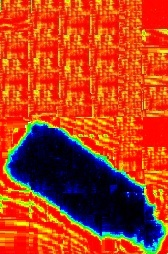
%> input picture Image Edge Detection/Bottlesimple.jpg, 168 x 254 px
$ octave plate_edge_detect.m   (GNU Octave 9; MATLAB toolbox functions it lacks are replaced by stand-ins)
%> lines starting %> are read from the running program, lines starting %| are printed output that depends on the picture; in (x1, y1, x2, y2) boxes, pixels count from 0 and x2, y2 are one past the last pixel; in counts of white or black regions, pixels touching at a corner belong together; the program's own positions count from 1
### Image Edge Detection/nearest_neighbourhood.m
function adjusted_image = nearest_neighbourhood(compute_whole_image, number_of_nn)
%NN Summary of this function goes here
[x,y] = size(compute_whole_image);

adjusted_image = zeros(x, y);
compute_whole_image = (compute_whole_image - min(abs(compute_whole_image(:)))) / (max(abs(compute_whole_image(:))) - min(abs(compute_whole_image(:))) );

%   Detailed explanation goes here
adjusted_image(1:number_of_nn, 1:end) = compute_whole_image(1:number_of_nn, 1:end);
adjusted_image(1:end, 1:number_of_nn) = compute_whole_image(1:end, 1:number_of_nn);
adjusted_image(x-1:x, 1:end) = compute_whole_image(x-1:x, 1:end);
adjusted_image(1:end, y-1:y) = compute_whole_image(1:end, y-1:y);

    for l = number_of_nn+1:x-number_of_nn
        for m = number_of_nn+1:y-number_of_nn
            if(number_of_nn==2)
%                 v = [-2 -1 0 1 2];
%                 C(1:10,1:2) = combntns(v, 2);
%                 C(11:20,1:2) = combntns(-1*v, 2);

                adjusted_image(l,m) = compute_whole_image(l, m)+ ...
                                      compute_whole_image(l, m+1)+ ...
                                      compute_whole_image(l, m+2)+ ...
                                      compute_whole_image(l, m-1)+ ...
                                      compute_whole_image(l, m-2)+ ...
                                      compute_whole_image(l-2, m-2)+ ...
                                      compute_whole_image(l-2, m)+ ...
                                      compute_whole_image(l-2, m+1)+ ...
                                      compute_whole_image(l-2, m+2)+ ...
                                      compute_whole_image(l-2, m-1)+ ...
                                      compute_whole_image(l-1, m-1)+ ...
                                      compute_whole_image(l-1, m)+ ...
                                      compute_whole_image(l-1, m-2)+ ...
                                      compute_whole_image(l-1, m+2)+ ...
                                      compute_whole_image(l-1, m+1)+ ...
                                      compute_whole_image(l+1, m+2)+ ...
                                      compute_whole_image(l+1, m-2)+ ...
                                      compute_whole_image(l+1, m+1)+ ...
                                      compute_whole_image(l+1, m)+ ...
                                      compute_whole_image(l+1, m-1)+ ...
                                      compute_whole_image(l+2, m)+ ...
                                      compute_whole_image(l+2, m+2)+ ...
                                      compute_whole_image(l+2, m+1)+ ...
                                      compute_whole_image(l+2, m-2)+ ...
                                      compute_whole_image(l+2, m-1);
            end
            if(number_of_nn==3)


%                 v = [-3 -2 -1 0 1 2 3];
%                 C(1:21,1:2) = combntns(v, 2);
%                 C(22:43,1:2) = combntns(-1*v, 2);

                adjusted_image(l,m) = compute_whole_image(l, m)+ ...
                                      compute_whole_image(l, m+1)+ ...
                                      compute_whole_image(l, m+2)+ ...
                                      compute_whole_image(l, m-1)+ ...
                                      compute_whole_image(l, m-2)+ ...
                                      compute_whole_image(l-2, m-2)+ ...
                                      compute_whole_image(l-2, m)+ ...
                                      compute_whole_image(l-2, m+1)+ ...
                                      compute_whole_image(l-2, m+2)+ ...
                                      compute_whole_image(l-2, m-1)+ ...
                                      compute_whole_image(l-1, m-1)+ ...
                                      compute_whole_image(l-1, m)+ ...
                                      compute_whole_image(l-1, m-2)+ ...
                                      compute_whole_image(l-1, m+2)+ ...
                                      compute_whole_image(l-1, m+1)+ ...
                                      compute_whole_image(l+1, m+2)+ ...
                                      compute_whole_image(l+1, m-2)+ ...
                                      compute_whole_image(l+1, m+1)+ ...
                                      compute_whole_image(l+1, m)+ ...
                                      compute_whole_image(l+1, m-1)+ ...
                                      compute_whole_image(l+2, m)+ ...
                                      compute_whole_image(l+2, m+2)+ ...
                                      compute_whole_image(l+2, m+1)+ ...
                                      compute_whole_image(l+2, m-2)+ ...
                                      compute_whole_image(l+2, m-1)+...
                                      compute_whole_image(l-3, m-3)+...
                                      compute_whole_image(l-2, m-3)+ ...
                                      compute_whole_image(l-1, m-3)+ ...
                                      compute_whole_image(l, m-3)+ ...
                                      compute_whole_image(l+1, m-3)+ ...
                                      compute_whole_image(l+2, m-3)+ ...
                                      compute_whole_image(l+3, m-3)+ ...
                                      compute_whole_image(l+3, m-2)+ ...
                                      compute_whole_image(l+3, m-1)+ ...
                                      compute_whole_image(l+3, m)+ ...
                                      compute_whole_image(l+3, m+1)+ ...
                                      compute_whole_image(l+3, m)+ ...
                                      compute_whole_image(l+3, m+1)+ ...
                                      compute_whole_image(l+3, m+2)+ ...
                                      compute_whole_image(l+3, m+3)+ ...
                                      compute_whole_image(l+2, m+3)+ ...
                                      compute_whole_image(l+1, m+3)+ ...
                                      compute_whole_image(l,m+3)+ ...
                                      compute_whole_image(l-1, m+3)+ ...
                                      compute_whole_image(l-2, m+3)+ ...
                                      compute_whole_image(l-3, m+3)+ ...
                                      compute_whole_image(l-3, m+2)+ ...
                                      compute_whole_image(l-3, m+1)+ ...
                                      compute_whole_image(l-3, m)+ ...
                                      compute_whole_image(l-3, m-1)+ ...
                                      compute_whole_image(l-3, m-2);
            end
        end
    end

end

### Image Edge Detection/rms_with_nn.m
function next_img = rms_with_nn( image,  number_of_nn)

[x,y] = size(image);
new_img = zeros(x, y);
next_img = zeros(x, y);


image = (image - min(abs(image(:)))) / (max(abs(image(:))) - min(abs(image(:))) );

new_img(1:number_of_nn, 1:end) = image(1:number_of_nn, 1:end);
new_img(1:end, 1:number_of_nn) = image(1:end, 1:number_of_nn);
new_img(x-1:x, 1:end) = image(x-1:x, 1:end);
new_img(1:end, y-1:y) = image(1:end, y-1:y);


next_img(1:number_of_nn, 1:end) = image(1:number_of_nn, 1:end);
next_img(1:end, 1:number_of_nn) = image(1:end, 1:number_of_nn);
next_img(x-1:x, 1:end) = image(x-1:x, 1:end);
next_img(1:end, y-1:y) = image(1:end, y-1:y);

for mat_gen_ind= (-1*number_of_nn): 1 : number_of_nn
    mat_gen{mat_gen_ind+number_of_nn+1} = mat_gen_ind;
end
    mat_generated = cell2mat(mat_gen);

combos = combntns(mat_generated, 2);
[f,g] = size(combos);
C(1:f,1:2) = combntns(mat_generated, 2);
C(f+1:f*2,1:2) = combntns(-1*mat_generated, 2);
for num_gen_ind= (-1*number_of_nn): 1 : number_of_nn
C(f*2+num_gen_ind+number_of_nn+1, 1:2) = [num_gen_ind num_gen_ind];
end

[a,b] = size(C);

% sqr = image(4+(C(ind, 1)), m+(C(ind, 2))).^2
initial_sum = zeros(x-number_of_nn, y-number_of_nn);

for l = number_of_nn+1:x-number_of_nn
    for m = number_of_nn+1:y-number_of_nn
            for ind = 1:a
                new_img(l,m) = image(l+(C(ind, 1)), m+(C(ind, 2))).^2 + initial_sum(x-number_of_nn, y-number_of_nn);
                initial_sum(x-number_of_nn, y-number_of_nn) = new_img(l,m);
            end
        initial_sum = zeros(x-number_of_nn, y-number_of_nn);
    end
end

next_img = sqrt(new_img/a);


end

### Image Edge Detection/plate_edge_detect.m
% close all
% clear all
% data = imread('plate1.jpg');
data = imread('Bottlesimple.jpg');
%> data is the input picture: size 254x168x3 uint8; mean R, G, B 181.7, 63.2, 29.3
% [10 lines of commented-out code are left out]
[x,y, z] = size(data);
%> x = 254; y = 168; z = 3
add_image = 0;
for j = 1:x
    for k = 1:y
        for i = 1:z
             compute_whole_image(j, k) = data(j, k, i)+add_image;
             add_image = compute_whole_image(j, k)/z;
        end
    end
end
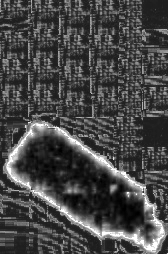
%> compute_whole_image: size 254x168 uint8; min 0, max 255, mean 71.1


% figure(1),imshow(compute_whole_image);

[Gmag1,Gdir1] = imgradient(compute_whole_image);
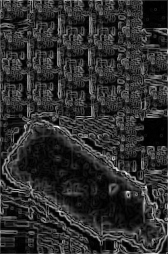
%> Gmag1: size 254x168 double; min 0, max 838.7, mean 154.1; drawn with min black and max white
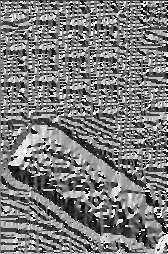
%> Gdir1: size 254x168 double; min -180, max 179.8, mean -5; drawn with min black and max white
% figure(2),imshow(Gmag1, []);
% figure(3),imshow(Gdir, []);

level = multithresh(compute_whole_image);
%> level = 93
% Segment the image into two regions using imquantize , specifying the threshold level returned by multithresh .

seg_compute_whole_image = imquantize(compute_whole_image,level);
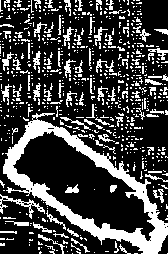
%> seg_compute_whole_image: size 254x168 double; values 1 (black) and 2 (white), 26.2% white; 702 white regions (609 under 20 px), largest, box (x1, y1, x2, y2) and area: (3, 113, 168, 254) 4646, (0, 194, 45, 219) 238, (148, 48, 168, 60) 86
% figure(4)
% imshow(seg_compute_whole_image,[])


%Correction in image w.r.t. neighbourhood with 2 nearest neighbours
adjusted_image_2 = nearest_neighbourhood(seg_compute_whole_image, 2);
%> in nearest_neighbourhood, `adjusted_image(1:number_of_nn, 1:end) = compute_whole_image(1:number_o..`: adjusted_image: size 254x168 double; values 0 (black) and 1 (white), 0.22% white in thin lines or dots, all inside (x1, y1, x2, y2) = (0, 0, 140, 2)
%> in nearest_neighbourhood, `adjusted_image(1:end, 1:number_of_nn) = compute_whole_image(1:end, 1:n..`: adjusted_image: size 254x168 double; values 0 (black) and 1 (white), 0.47% white in thin lines or dots, all inside (x1, y1, x2, y2) = (0, 0, 140, 246)
%> in nearest_neighbourhood, `adjusted_image(x-1:x, 1:end) = compute_whole_image(x-1:x, 1:end);`: adjusted_image: size 254x168 double; values 0 (black) and 1 (white), 0.64% white in thin lines or dots
%> in nearest_neighbourhood, `adjusted_image(1:end, y-1:y) = compute_whole_image(1:end, y-1:y);`: adjusted_image: size 254x168 double; values 0 (black) and 1 (white), 0.88% white in thin lines or dots
%> after the loop in nearest_neighbourhood, `for l = number_of_nn+1:x-number_of_nn`:
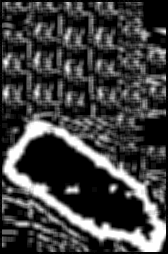
%> adjusted_image: size 254x168 double; min 0, max 25, mean 6.3; drawn with min black and max white

% figure(5),imshow(adjusted_image_2, []);


%Correction in image w.r.t. neighbourhood with 2 nearest neighbours
adjusted_image_3_3 = rms_with_nn(seg_compute_whole_image, 3);
%> in rms_with_nn, `new_img(1:number_of_nn, 1:end) = image(1:number_of_nn, 1:end);`: new_img: size 254x168 double; values 0 (black) and 1 (white), 0.34% white in thin lines or dots, all inside (x1, y1, x2, y2) = (0, 0, 142, 3)
%> in rms_with_nn, `new_img(1:end, 1:number_of_nn) = image(1:end, 1:number_of_nn);`: new_img: size 254x168 double; values 0 (black) and 1 (white), 0.67% white in thin lines or dots, all inside (x1, y1, x2, y2) = (0, 0, 142, 246)
%> in rms_with_nn, `new_img(x-1:x, 1:end) = image(x-1:x, 1:end);`:
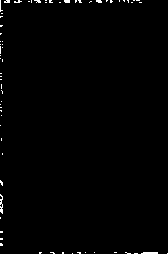
%> new_img: size 254x168 double; values 0 (black) and 1 (white), 0.84% white in thin lines or dots
%> in rms_with_nn, `new_img(1:end, y-1:y) = image(1:end, y-1:y);`:
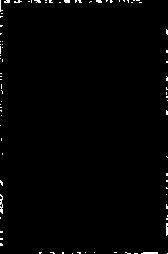
%> new_img: size 254x168 double; values 0 (black) and 1 (white), 1.1% white in thin lines or dots
%> the run ends on the next line

$ run again, with Image Edge Detection/plate1.JPG copied over Image Edge Detection/Bottlesimple.jpg
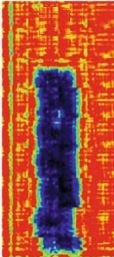
%> input picture Image Edge Detection/plate1.JPG, 114 x 257 px
%> data is the input picture: size 257x114x3 uint8; mean R, G, B 172.2, 84.2, 57.6
%> `[Gmag1,Gdir1] = imgradient(compute_whole_image);`:
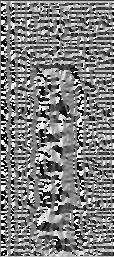
%> Gdir1: size 257x114 double; min -180, max 179.9, mean -0.4; drawn with min black and max white
%> level = 124
%> seg_compute_whole_image: size 257x114 double; values 1 (black) and 2 (white), 30.8% white; 253 white regions (213 under 20 px), largest, box (x1, y1, x2, y2) and area: (23, 64, 87, 257) 4616, (0, 0, 114, 257) 1898, (51, 108, 66, 129) 205
%> in rms_with_nn, `new_img(1:end, y-1:y) = image(1:end, y-1:y);`:
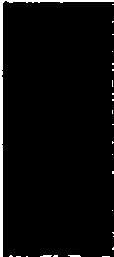
%> new_img: size 257x114 double; values 0 (black) and 1 (white), 3.9% white; 26 white regions (23 under 20 px), largest, box (x1, y1, x2, y2) and area: (0, 0, 114, 257) 1001, (68, 255, 81, 257) 23, (40, 255, 52, 257) 20
